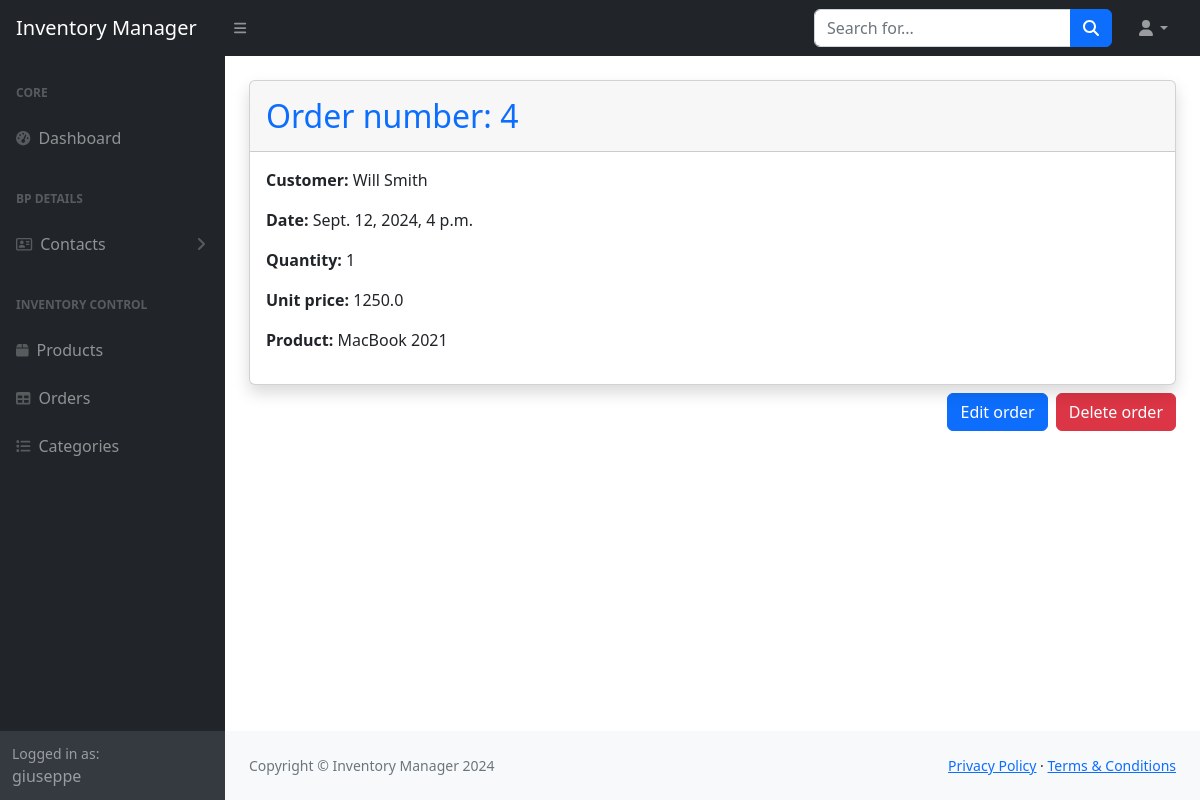
The page /order/4/ (signed in) on the database as committed earlier.
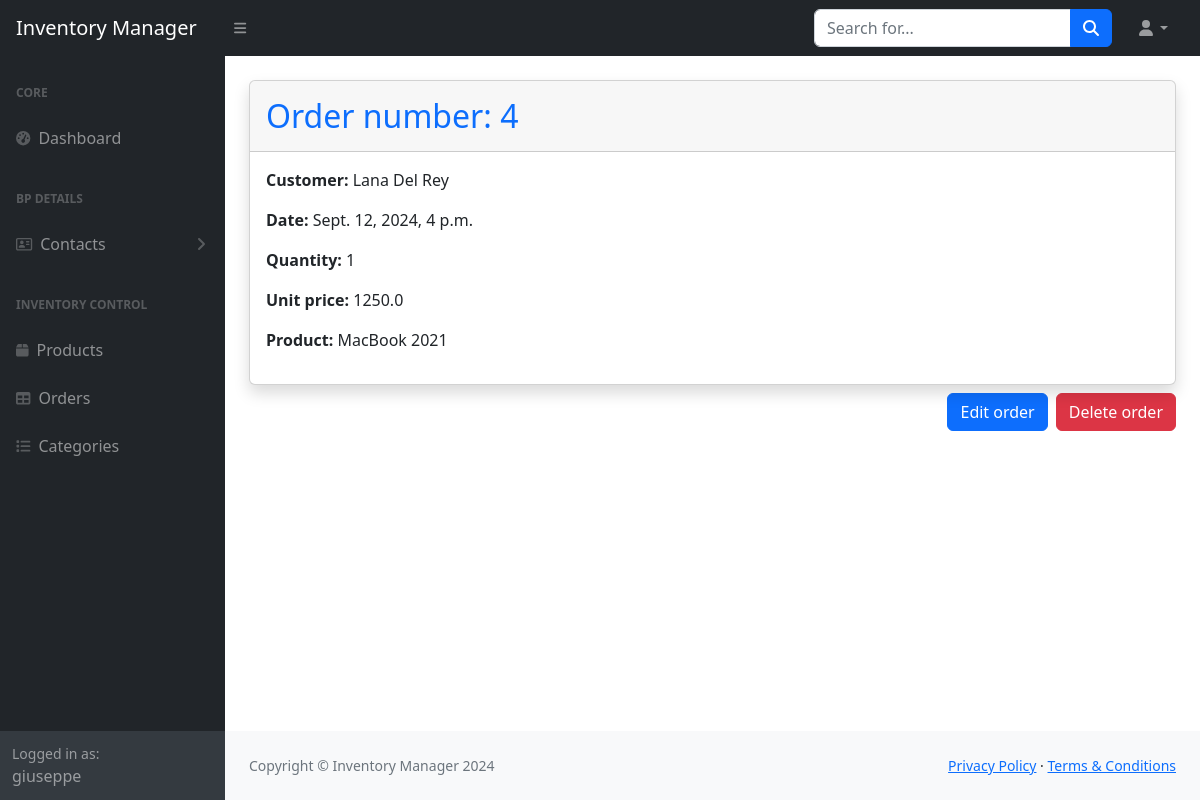
The same page on the database as committed later.
### inventorymanager/models.py (models this page shows, shortened)
class Order(models.Model):
    order_date = models.DateTimeField(auto_now_add=True)
    customer = models.ForeignKey(Customer, on_delete=models.CASCADE, related_name="orders")

class Customer(models.Model):
    first_name = models.CharField(max_length=75, null = False)
    last_name = models.CharField(max_length=75, null = False)
    email = models.CharField(max_length=75)
    phone = models.CharField(max_length=15)
    def __str__(self):
        return f'{self.first_name} {self.last_name}'

### inventorymanager/views.py (the view)
# urls.py: path('order/<int:id>/', views.order_detail, name='order_detail'),
@login_required
def order_detail(request, id):
    order = get_object_or_404(Order, id=id)
    orderItem = get_object_or_404(OrderItem, id=id)
    order_form = OrderForm(instance=order)
    OrderItemFormSet = inlineformset_factory(Order, OrderItem, form=OrderItemForm, extra=0, can_delete=False)
    formset = OrderItemFormSet(instance=order)
    return render(request, 'inventorymanager/order_detail.html', {
        'order': order,
        'orderItem': orderItem,
        'order_form': order_form,
        'formset': formset,
        })

### inventorymanager/forms.py
class OrderForm(forms.ModelForm):
    class Meta:
        model =  Order
        fields = ['customer']

### inventorymanager/models.py (called while the page is built)
    def __str__(self):
        return f'{self.name}'

### inventorymanager/templates/inventorymanager/order_detail.html (shortened to what this page needs)
{% extends "inventorymanager/layout.html" %}
{% load crispy_forms_tags %}
{% block body %}
<div class="card shadow mt-4">
    <div class="card-header py-3">
        <h2 class="m-0 font-weight-bold text-primary">Order number: {{ order.id }}</h2>
    </div>
    <div class="card-body">
            <p id="order_customer_name_p{{ order.id }}"><strong>Customer: </strong>{{ order.customer }}</p>
            <p ><strong>Date: </strong>{{ order.order_date }}</p>
            <p id="order_quantity_p{{ order.id }}"><strong>Quantity:</strong> {{ orderItem.quantity }}</p>
            <p id="order_unit_price_p{{ order.id }}"><strong>Unit price: </strong>{{ orderItem.unit_price }}</p>
            <p id="order_product_p{{ order.id }}"><strong>Product:</strong> {{ orderItem.product }}</p>
    </div>
</div>
<div class="d-flex justify-content-end">
    <button type="button" class="btn btn-primary mt-2 me-2" data-bs-toggle="modal" data-bs-target="#modal_edit_order_{{ order.id }}">Edit order</button>
    <button type="button" class="btn btn-danger mt-2" data-bs-toggle="modal" data-bs-target="#deleteOrderModal">Delete order</button>
</div>
{% endblock body %}

Rows that differ between the two databases and show on the page:
changed Order id 4: customer "Will Smith" → "Lana Del Rey"
